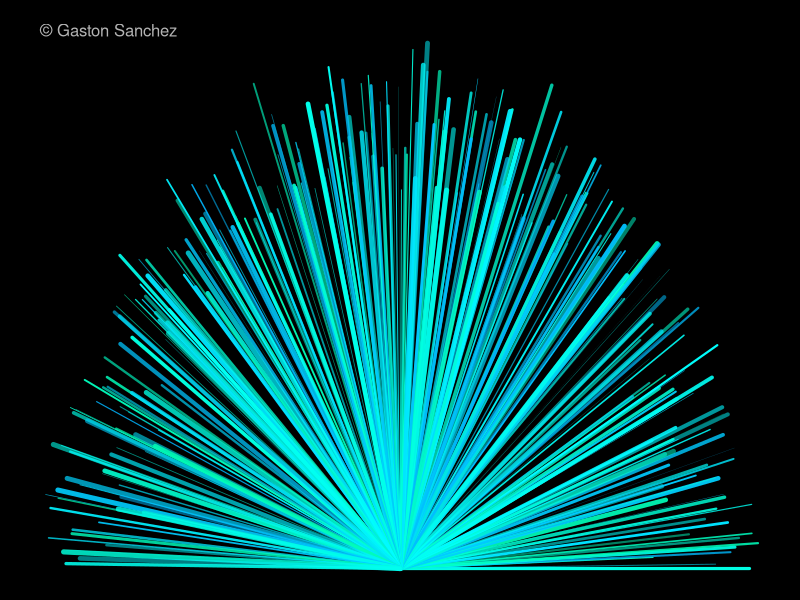

Write the R code that produced this figure.
##################################################################################
# Title:      Rays
# Copyright:  Copyright (c) 2012, under the Simplified BSD License
# Author:     Gaston Sanchez
# url:        www.gastonsanchez.com/projects/rtist
##################################################################################

# Don't use my working directory!
setwd("/Users/gaston/Documents/Rtist_Plots/Images")

# ========================================================================
# Rays
# ========================================================================
# generate pairs of x-y values
theta = seq(0, pi, length=300)
x = cos(theta)
y = sin(theta)

png("rays.png", width=700, height=400)
# set graphical parameters
op = par(bg="black", mar=rep(.5,4))
# plot
plot(x, y, type='n')
segments(rep(0,299), rep(0,299), x[1:299]*runif(299,.7), y[1:299]*runif(299,.7), 
         col=hsv(runif(299,.45,.55), 1, 1, runif(299,.5)), lwd=5*runif(299))
# signature
legend("topleft", legend="© Gaston Sanchez", bty="n", text.col="gray70")
# reset par
par(op)
dev.off()